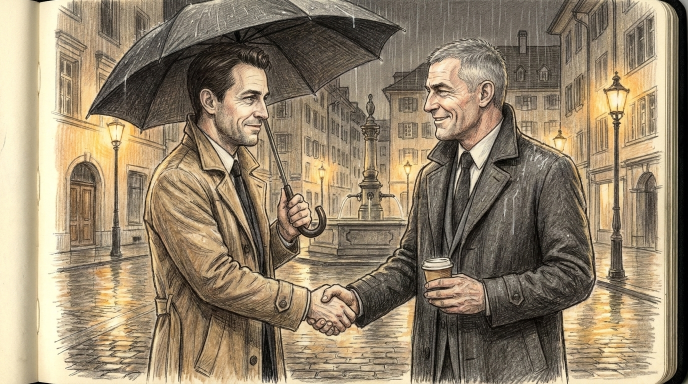
#> input picture stories/common-knowledge/gemini/test-s05.jpg, 1376 x 768 px (shown at 1/2 size)
$ python autocrop.py test-s05.jpg
#> lines starting #> are read from the running program, lines starting #| are printed output that depends on the picture; after the words box and inside, x2 and y2 are one past the last pixel; in counts of white or black regions, pixels touching at a corner belong together
#!/usr/bin/env python3
"""Crop a cream paper margin off generated frames and restore 16:9. usage: autocrop.py file..."""
import sys
from PIL import Image, ImageChops
for f in sys.argv[1:]:
    im = Image.open(f).convert('RGB'); W, H = im.size
#> further down, im is the input picture: PIL image 1376x768 RGB; mean R, G, B 147.5, 131.7, 107.9
#> after `W, H = im.size`: W = 1376; H = 768
    bg = Image.new('RGB', im.size, im.getpixel((3, 3)))
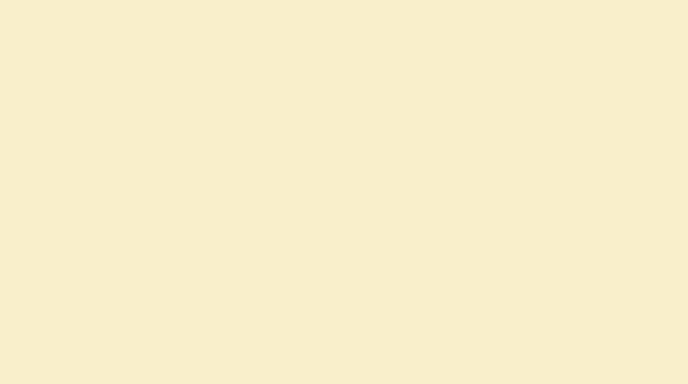
#> bg: PIL image 1376x768 RGB (shown at 1/2 size); mean R, G, B 249, 239, 203
    diff = ImageChops.difference(im, bg).convert('L').point(lambda v: 255 if v > 28 else 0)
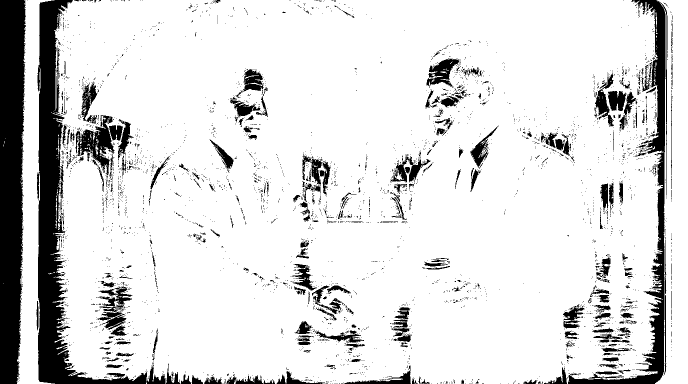
#> diff: PIL image 1376x768 L (shown at 1/2 size); 86% white; 3811 black regions (3526 under 20 px), largest, box (x1, y1, x2, y2) and area: (74, 0, 331, 768) 36051, (0, 0, 52, 768) 34260, (1136, 0, 1335, 768) 17414
    box = diff.getbbox()
#> box = (7, 0, 1376, 768)
    if not box: print(f, 'blank?'); continue
    x0, y0, x1, y1 = box; m = 6; x0 += m; y0 += m; x1 -= m; y1 -= m
#> after `x0, y0, x1, y1 = box`: x0 = 7; y0 = 0; x1 = 1376; y1 = 768
#> after `x0 += m`: x0 = 13
#> after `y0 += m`: y0 = 6
#> after `x1 -= m`: x1 = 1370
#> after `y1 -= m`: y1 = 762
    bw, bh = x1 - x0, y1 - y0
#> bw = 1357; bh = 756
    if bw / bh > 16 / 9: nw, nh = int(bh * 16 / 9), bh
#> nw = 1344; nh = 756
    else: nw, nh = bw, int(bw * 9 / 16)
    cx, cy = (x0 + x1) // 2, (y0 + y1) // 2
#> cx = 691; cy = 384
    c = (cx - nw // 2, cy - nh // 2, cx - nw // 2 + nw, cy - nh // 2 + nh)
#> c = (19, 6, 1363, 762)
    if nw < W * 0.8: print(f, 'skip, crop too large', c); continue
    im.crop(c).resize((W, H), Image.LANCZOS).save(f, quality=93); print(f, 'cropped to', c)
#> after `im.crop(c).resize((W, H), Image.LANCZOS).save(f, quality=93)`:
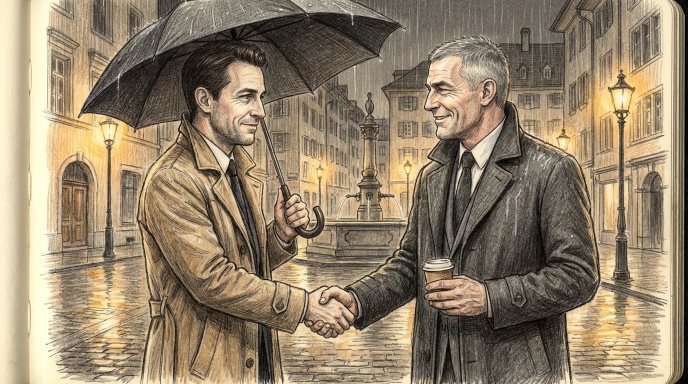
#> saved as test-s05.jpg: PIL image 1376x768 RGB (shown at 1/2 size); mean R, G, B 146.9, 130.8, 106.8
#| test-s05.jpg cropped to (19, 6, 1363, 762)

$ run again, on stories/common-knowledge/gemini/julian-sheet.jpg
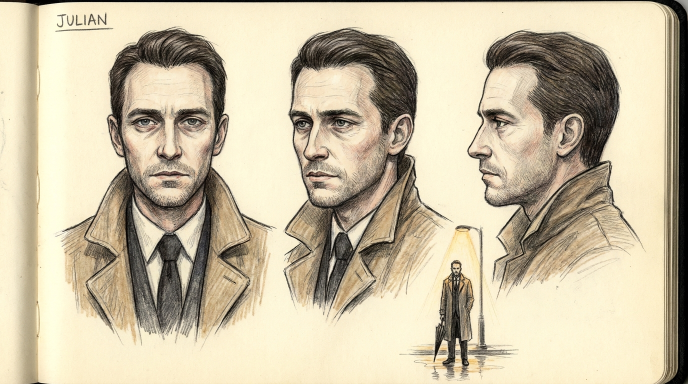
#> input picture stories/common-knowledge/gemini/julian-sheet.jpg, 1376 x 768 px (shown at 1/2 size)
#> im is the input picture: PIL image 1376x768 RGB; mean R, G, B 201.2, 189.6, 163.2
#> `diff = ImageChops.difference(im, bg).convert('L').point(lambda v: 255 ..`:
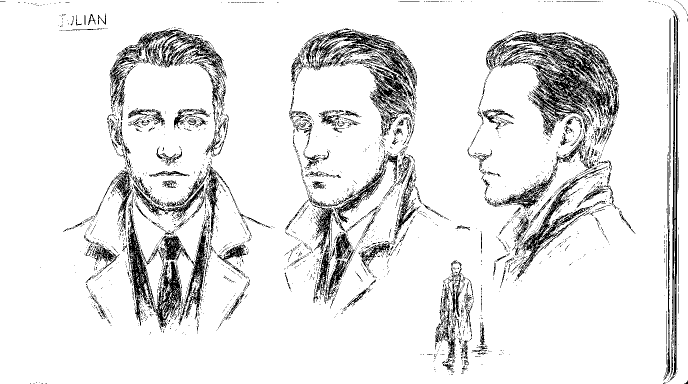
#> diff: PIL image 1376x768 L (shown at 1/2 size); 90% white; black in thin lines or dots
#> box = (0, 0, 1376, 768)
#> x0 = 0; x1 = 1376; y1 = 768
#> x0 = 6
#> x1 = 1370
#> y1 = 762
#> bw = 1364; bh = 756
#> nw = 1344; nh = 756
#> cx = 688; cy = 384
#> c = (16, 6, 1360, 762)
#> `im.crop(c).resize((W, H), Image.LANCZOS).save(f, quality=93)`:
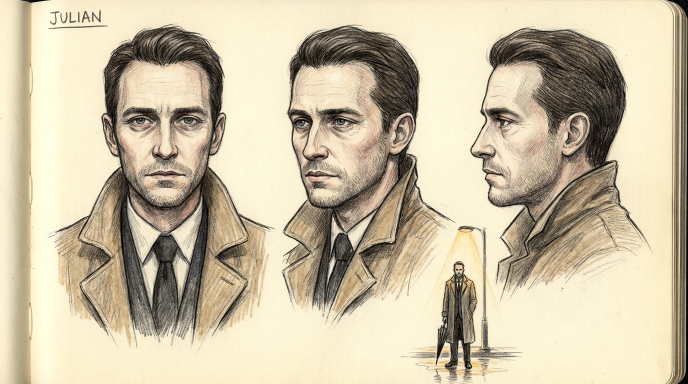
#> saved as julian-sheet.jpg: PIL image 1376x768 RGB (shown at 1/2 size); mean R, G, B 203.6, 191.7, 165.1
#| julian-sheet.jpg cropped to (16, 6, 1360, 762)
